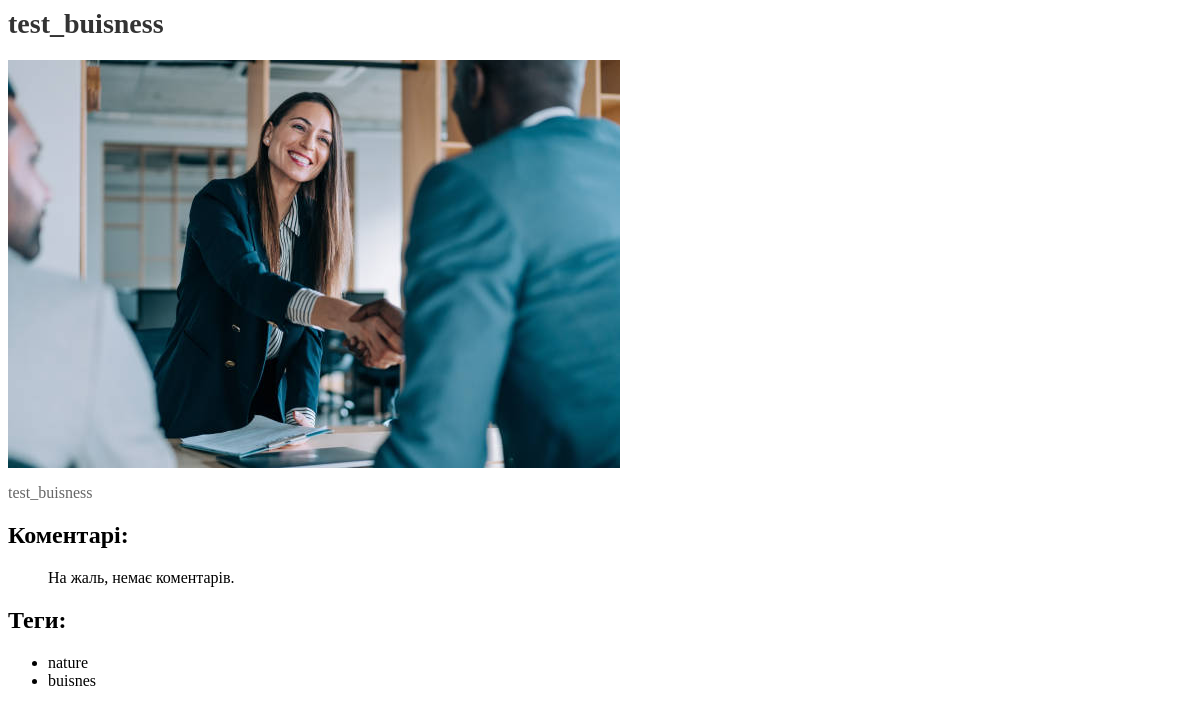
Page /posts/2/ on the committed database.
### app_blog/models.py (models this page shows, shortened)
class Post(models.Model):
    title = models.CharField(max_length=200)
    content = models.TextField()
    category = models.ForeignKey(Category, on_delete=models.CASCADE)
    image = models.ImageField(upload_to='posts/', blank=True, null=True)
    tags = models.ManyToManyField('Tag')

class Tag(models.Model):
    name = models.CharField(max_length=50)

### app_blog/views.py (the view)
# urls.py: path('posts/<int:post_id>/', views.post_detail, name='post_detail'),
def post_detail(request, post_id):
    post = get_object_or_404(Post, pk=post_id)
    comments = post.comments.all()
    tags = post.tags.all()
    return render(request, 'post_detail.html', {'post': post, 'comments': comments, 'tags': tags})

### app_blog/templates/post_detail.html
{% extends "base.html" %}
{% block content %}
<div class="post-detail">
    <h1 class="page-title">{{ post.title }}</h1>
    {% if post.image %}
        <img src="{{ post.image.url }}" alt="{{ post.title }}">
    {% endif %}
    <p class="post-content">{{ post.content }}</p>
    <h2>Коментарі:</h2>
    <ul>
        {% for comment in post.comments.all %}
        <li>
            <p><strong>{{ comment.author }}:</strong></p>
            <p>{{ comment.text }}</p>
            <p><em>Дата створення: {{ comment.created_date }}</em></p>
        </li>
        {% empty %}
        <p>На жаль, немає коментарів.</p>
        {% endfor %}
    </ul>
    <h2>Теги:</h2>
    <ul>
        {% for tag in post.tags.all %}
        <li>{{ tag.name }}</li>
        {% empty %}
        <p>Немає тегів.</p>
        {% endfor %}
    </ul>
</div>
{% endblock %}

### app_blog/static/css/style.css (style rules this page uses)
.page-title { color: #333; font-size: 28px; margin-bottom: 20px; }
.post-content { color: #666; }

### rows in the picture
Post: title "test_buisness", image (picture), content "test_buisness"
Tag: name "nature"
Tag: name "buisnes"
